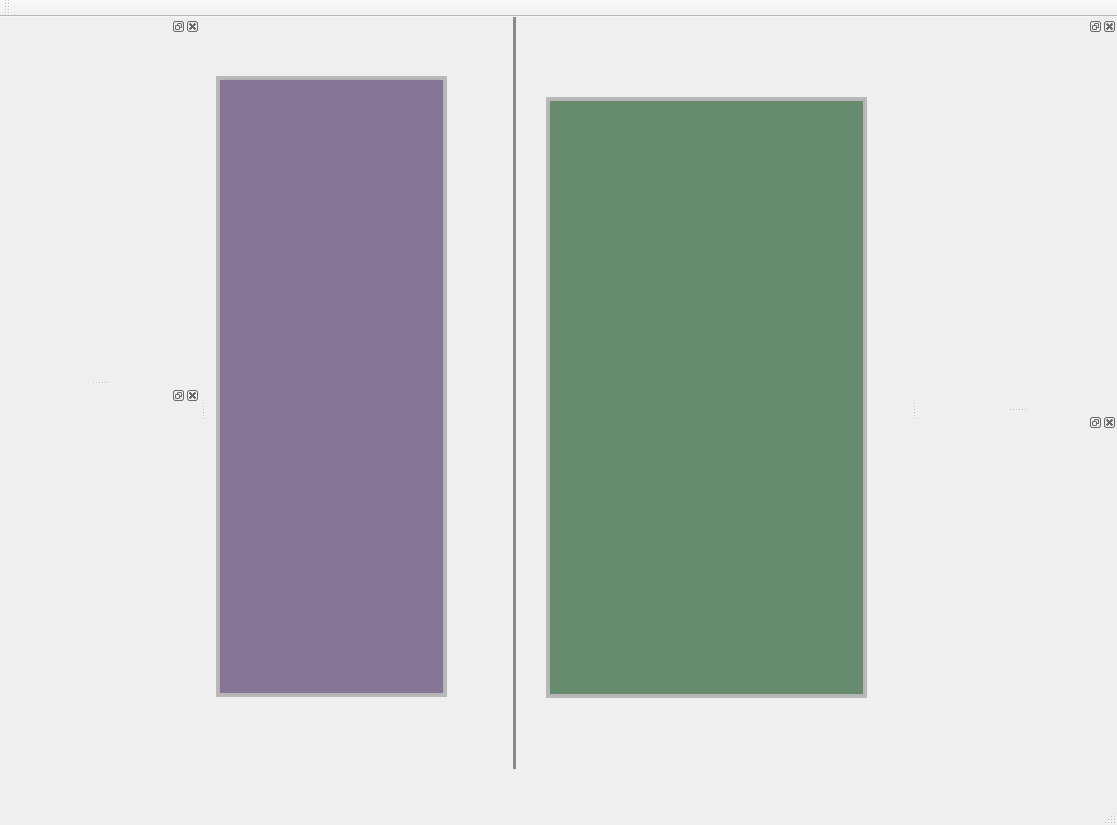
<?xml version="1.0" encoding="UTF-8"?>
<ui version="4.0">
 <class>SceneEditorClass</class>
 <widget class="QMainWindow" name="SceneEditorClass">
  <property name="geometry">
   <rect>
    <x>0</x>
    <y>0</y>
    <width>1117</width>
    <height>825</height>
   </rect>
  </property>
  <property name="windowTitle">
   <string>SceneEditor</string>
  </property>
  <property name="windowIcon">
   <iconset>
    <normaloff>:/SceneEditor/C:/Users/Administrator/Desktop/logo.ico</normaloff>:/SceneEditor/C:/Users/Administrator/Desktop/logo.ico</iconset>
  </property>
  <widget class="CenterWindow" name="centralWidget">
   <property name="minimumSize">
    <size>
     <width>200</width>
     <height>200</height>
    </size>
   </property>
   <property name="styleSheet">
    <string notr="true"/>
   </property>
   <widget class="SplitWindowLine" name="_line">
    <property name="geometry">
     <rect>
      <x>307</x>
      <y>0</y>
      <width>3</width>
      <height>752</height>
     </rect>
    </property>
    <property name="styleSheet">
     <string notr="true">border:2px solid rgb(138, 138, 138);
background-color: rgb(102, 139, 109);</string>
    </property>
    <property name="frameShape">
     <enum>QFrame::StyledPanel</enum>
    </property>
    <property name="frameShadow">
     <enum>QFrame::Raised</enum>
    </property>
   </widget>
   <widget class="QWidget" name="_editLyaout" native="true">
    <property name="geometry">
     <rect>
      <x>10</x>
      <y>59</y>
      <width>231</width>
      <height>621</height>
     </rect>
    </property>
    <property name="minimumSize">
     <size>
      <width>100</width>
      <height>100</height>
     </size>
    </property>
    <property name="styleSheet">
     <string notr="true">background-color: rgb(185, 185, 185);</string>
    </property>
    <layout class="QGridLayout" name="gridLayout_6">
     <property name="leftMargin">
      <number>2</number>
     </property>
     <property name="topMargin">
      <number>2</number>
     </property>
     <property name="rightMargin">
      <number>2</number>
     </property>
     <property name="bottomMargin">
      <number>2</number>
     </property>
     <item row="0" column="0">
      <widget class="EditorOpenglWidget" name="_edit" native="true">
       <property name="minimumSize">
        <size>
         <width>100</width>
         <height>100</height>
        </size>
       </property>
       <property name="styleSheet">
        <string notr="true">border:2px solid rgb(181, 181, 181);
background-color: rgb(134, 117, 148);</string>
       </property>
       <layout class="QGridLayout" name="gridLayout_4">
        <property name="leftMargin">
         <number>0</number>
        </property>
        <property name="topMargin">
         <number>0</number>
        </property>
        <property name="rightMargin">
         <number>0</number>
        </property>
        <property name="bottomMargin">
         <number>0</number>
        </property>
       </layout>
      </widget>
     </item>
    </layout>
   </widget>
   <widget class="QWidget" name="_previewLayout" native="true">
    <property name="geometry">
     <rect>
      <x>340</x>
      <y>80</y>
      <width>321</width>
      <height>601</height>
     </rect>
    </property>
    <property name="minimumSize">
     <size>
      <width>100</width>
      <height>100</height>
     </size>
    </property>
    <property name="styleSheet">
     <string notr="true">background-color: rgb(185, 185, 185);</string>
    </property>
    <layout class="QGridLayout" name="gridLayout_7">
     <property name="leftMargin">
      <number>2</number>
     </property>
     <property name="topMargin">
      <number>2</number>
     </property>
     <property name="rightMargin">
      <number>2</number>
     </property>
     <property name="bottomMargin">
      <number>2</number>
     </property>
     <item row="0" column="0">
      <widget class="PreviewOpenglWidget" name="_preview" native="true">
       <property name="minimumSize">
        <size>
         <width>100</width>
         <height>100</height>
        </size>
       </property>
       <property name="styleSheet">
        <string notr="true">border:2px solid rgb(181, 181, 181);
background-color: rgb(102, 139, 109);</string>
       </property>
       <layout class="QGridLayout" name="gridLayout_5">
        <property name="leftMargin">
         <number>0</number>
        </property>
        <property name="topMargin">
         <number>0</number>
        </property>
        <property name="rightMargin">
         <number>0</number>
        </property>
        <property name="bottomMargin">
         <number>0</number>
        </property>
        <property name="horizontalSpacing">
         <number>7</number>
        </property>
       </layout>
      </widget>
     </item>
    </layout>
   </widget>
  </widget>
  <widget class="QMenuBar" name="menuBar">
   <property name="geometry">
    <rect>
     <x>0</x>
     <y>0</y>
     <width>1117</width>
     <height>23</height>
    </rect>
   </property>
  </widget>
  <widget class="QToolBar" name="mainToolBar">
   <attribute name="toolBarArea">
    <enum>TopToolBarArea</enum>
   </attribute>
   <attribute name="toolBarBreak">
    <bool>false</bool>
   </attribute>
  </widget>
  <widget class="QStatusBar" name="statusBar"/>
  <widget class="QDockWidget" name="dockWidget_2">
   <property name="minimumSize">
    <size>
     <width>200</width>
     <height>41</height>
    </size>
   </property>
   <attribute name="dockWidgetArea">
    <number>1</number>
   </attribute>
   <widget class="QWidget" name="_treeWidget">
    <layout class="QGridLayout" name="gridLayout_2">
     <property name="leftMargin">
      <number>0</number>
     </property>
     <property name="topMargin">
      <number>0</number>
     </property>
     <property name="rightMargin">
      <number>0</number>
     </property>
     <property name="bottomMargin">
      <number>0</number>
     </property>
    </layout>
   </widget>
  </widget>
  <widget class="QDockWidget" name="dockWidget_4">
   <property name="minimumSize">
    <size>
     <width>200</width>
     <height>47</height>
    </size>
   </property>
   <attribute name="dockWidgetArea">
    <number>1</number>
   </attribute>
   <widget class="QWidget" name="_matList">
    <layout class="QGridLayout" name="gridLayout_3"/>
   </widget>
  </widget>
  <widget class="QDockWidget" name="dockWidget_5">
   <property name="minimumSize">
    <size>
     <width>200</width>
     <height>38</height>
    </size>
   </property>
   <attribute name="dockWidgetArea">
    <number>2</number>
   </attribute>
   <widget class="QWidget" name="dockWidgetContents"/>
  </widget>
  <widget class="QDockWidget" name="dockWidget_6">
   <property name="minimumSize">
    <size>
     <width>200</width>
     <height>38</height>
    </size>
   </property>
   <attribute name="dockWidgetArea">
    <number>2</number>
   </attribute>
   <widget class="QWidget" name="dockWidgetContents_2"/>
  </widget>
 </widget>
 <layoutdefault spacing="6" margin="11"/>
 <customwidgets>
  <customwidget>
   <class>SplitWindowLine</class>
   <extends>QFrame</extends>
   <header>splitwindowline.h</header>
   <container>1</container>
  </customwidget>
  <customwidget>
   <class>CenterWindow</class>
   <extends>QWidget</extends>
   <header>CenterWindow.h</header>
   <container>1</container>
  </customwidget>
  <customwidget>
   <class>EditorOpenglWidget</class>
   <extends>QWidget</extends>
   <header>EditorOpenglWidget.h</header>
   <container>1</container>
  </customwidget>
  <customwidget>
   <class>PreviewOpenglWidget</class>
   <extends>QWidget</extends>
   <header location="global">PreviewOpenglWidget.h</header>
   <container>1</container>
  </customwidget>
 </customwidgets>
 <resources>
  <include location="sceneeditor.qrc"/>
 </resources>
 <connections/>
</ui>
